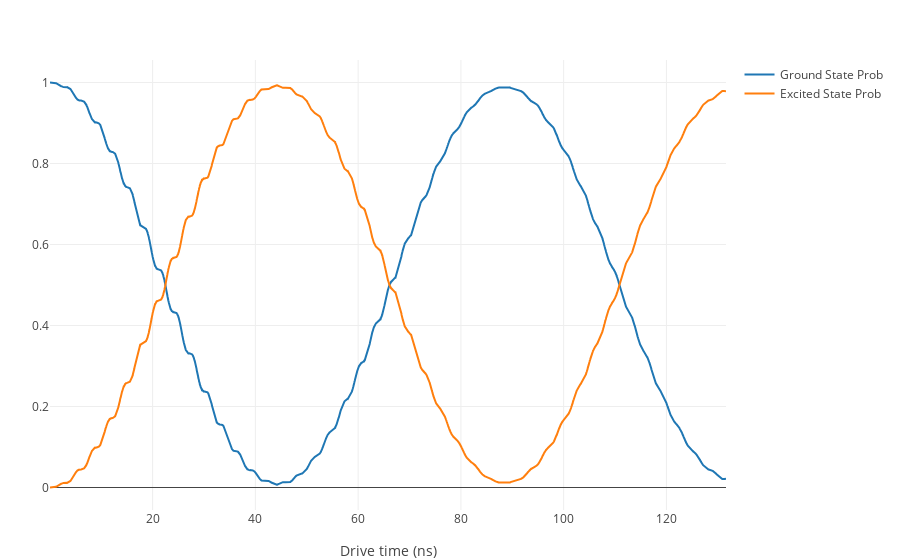

Notebook code for this chart:
### Code cell
# Plot qubit state over time
times = (1:length(e_prob))*Δt*10E9
plot([scatter(;x=times,y=1-e_prob,name="Ground State Prob"),
    scatter(;x=times,y=e_prob,name="Excited State Prob")],
    Layout(;xaxis=attr(title="Drive time (ns)")))

### Figure 1 — Plotly figure (JSON) as saved in the notebook; plotly's stock layout.template omitted (floating-point values rounded to 4 significant figures; data arrays with more than 128 entries replaced by an {"elided": "..."} marker saying what was removed)
{"data": [{"y": {"elided": "4323 float values"}, "name": "Ground State Prob", "type": "scatter", "x": {"elided": "4323 float values"}}, {"y": {"elided": "4323 float values"}, "name": "Excited State Prob", "type": "scatter", "x": {"elided": "4323 float values"}}], "layout": {"xaxis": {"title": "Drive time (ns)"}, "margin": {"r": 50, "l": 50, "b": 50, "t": 60}}}
